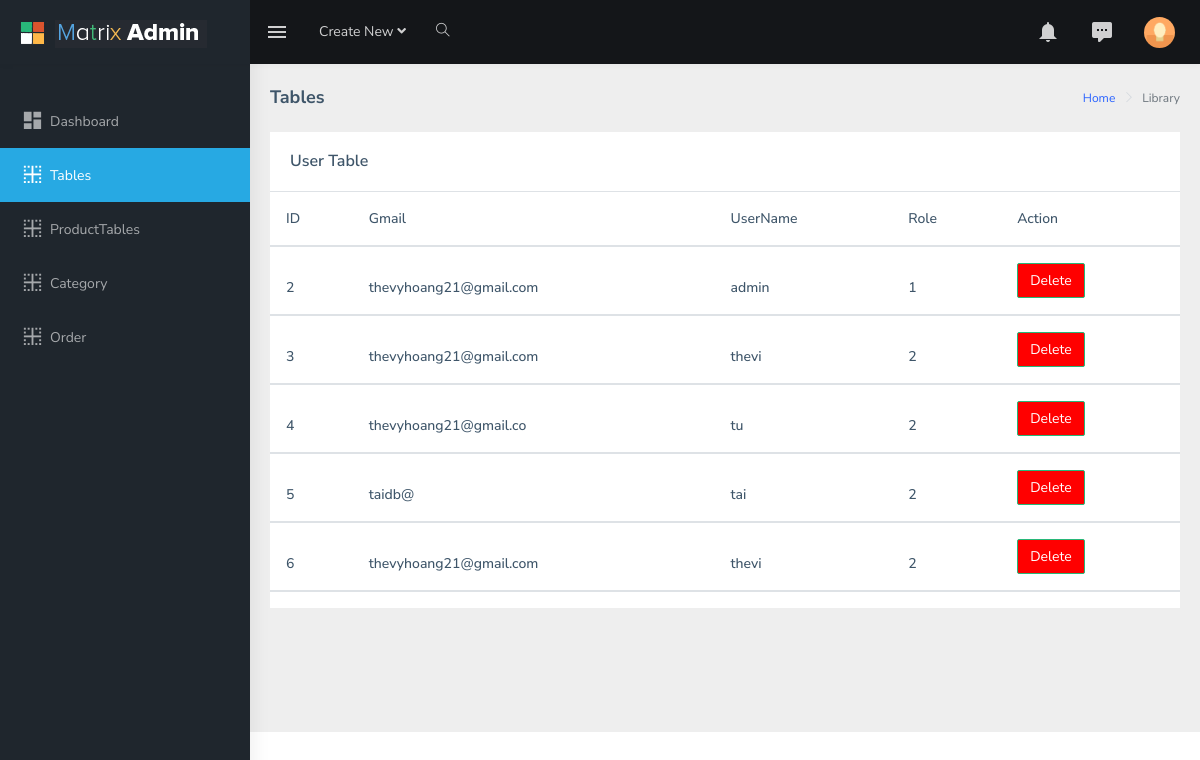
Page /Adminpage/view/tables.php on the committed database.
### tables this page shows
CREATE TABLE IF NOT EXISTS `users` (
  `user_id` int(30) NOT NULL AUTO_INCREMENT,
  `username` varchar(100) NOT NULL,
  `password` varchar(64) NOT NULL,
  `gmail` varchar(100) DEFAULT NULL,
  `vaitro` int(2) NOT NULL,
  PRIMARY KEY (`user_id`)
);

### Adminpage/Util/MySQLUtil.php (called while the page is built, shortened)
<?php
class MySQLUtil
{
    private $servername;
    private $password;
    private $username;
    private $myDB;
    public function __construct()
    {
        $this->servername = "localhost";
        $this->password = "";
        $this->username = "root";
        $this->myDB = "doanthaylam";
    }
    public function connected()
    {
        try {
            $this->conn = new PDO("mysql:host=$this->servername;port=3306;dbname=$this->myDB", $this->username, $this->password);
            $this->conn->setAttribute(PDO::ATTR_ERRMODE, PDO::ERRMODE_EXCEPTION);
            return $this->conn;
        } catch (PDOException $e) {
            echo "Connection failed: " . $e->getMessage();
        }
    }
    public function getAllData($query)
    {
        $dbCon = new MySQLUtil();
        $pdo = $dbCon->connected();
        $stmt = $pdo->prepare($query);
        $stmt->execute();
        return $stmt->fetchAll();
    }
}

### Adminpage/model/User.php (called while the page is built, shortened)
<?php
include_once '../util/MySQLUtil.php';
class User
{
    public function getAllUsers()
    {
        $mysql = new MySQLUtil();
        $query = "select * from users ";
        return $mysql->getAllData($query);
    }
}

### Adminpage/view/tables.php (the view, shortened to what this page needs)
<!DOCTYPE html>
<html dir="ltr" lang="en">
<head>
    <link rel="stylesheet" type="text/css" href="assets/extra-libs/multicheck/multicheck.css">
    <link href="assets/libs/datatables.net-bs4/css/dataTables.bootstrap4.css" rel="stylesheet">
    <link href="dist/css/style.min.css" rel="stylesheet">
</head>
<body>
    <div id="main-wrapper">
        <header class="topbar" data-navbarbg="skin5">
            <nav class="navbar top-navbar navbar-expand-md navbar-dark">
                <div class="navbar-header" data-logobg="skin5">
                    <a class="navbar-brand" href="index.html">
                        <b class="logo-icon p-l-10">
                            <img src="assets/images/logo-icon.png" alt="homepage" class="light-logo" />
                        </b>
                        <span class="logo-text">
                             <img src="assets/images/logo-text.png" alt="homepage" class="light-logo" />
                        </span>
                    </a>
                </div>
                <div class="navbar-collapse collapse" id="navbarSupportedContent" data-navbarbg="skin5">
                    <ul class="navbar-nav float-left mr-auto">
                        <li class="nav-item d-none d-md-block"><a class="nav-link sidebartoggler waves-effect waves-light" href="javascript:void(0)" data-sidebartype="mini-sidebar"><i class="mdi mdi-menu font-24"></i></a></li>
                        <li class="nav-item dropdown">
                            <a class="nav-link dropdown-toggle" href="#" id="navbarDropdown" role="button" data-toggle="dropdown" aria-haspopup="true" aria-expanded="false">
                             <span class="d-none d-md-block">Create New <i class="fa fa-angle-down"></i></span>
                            </a>
                        </li>
                        <li class="nav-item search-box"> <a class="nav-link waves-effect waves-dark" href="javascript:void(0)"><i class="ti-search"></i></a>
                        </li>
                    </ul>
                    <ul class="navbar-nav float-right">
                        <li class="nav-item dropdown">
                            <a class="nav-link dropdown-toggle waves-effect waves-dark" href="" data-toggle="dropdown" aria-haspopup="true" aria-expanded="false"> <i class="mdi mdi-bell font-24"></i>
                            </a>
                        </li>
                        <li class="nav-item dropdown">
                            <a class="nav-link dropdown-toggle waves-effect waves-dark" href="" id="2" data-toggle="dropdown" aria-haspopup="true" aria-expanded="false"> <i class="font-24 mdi mdi-comment-processing"></i>
                            </a>
                        </li>
                        <li class="nav-item dropdown">
                            <a class="nav-link dropdown-toggle text-muted waves-effect waves-dark pro-pic" href="" data-toggle="dropdown" aria-haspopup="true" aria-expanded="false"><img src="assets/images/users/1.jpg" alt="user" class="rounded-circle" width="31"></a>
                        </li>
                    </ul>
                </div>
            </nav>
        </header>
        <aside class="left-sidebar" data-sidebarbg="skin5">
            <div class="scroll-sidebar">
                <?php
                        include"slidebar.php"
                    ?>
            </div>
        </aside>
        <div class="page-wrapper">
            <div class="page-breadcrumb">
                <div class="row">
                    <div class="col-12 d-flex no-block align-items-center">
                        <h4 class="page-title">Tables</h4>
                        <div class="ml-auto text-right">
                            <nav aria-label="breadcrumb">
                                <ol class="breadcrumb">
                                    <li class="breadcrumb-item"><a href="#">Home</a></li>
                                    <li class="breadcrumb-item active" aria-current="page">Library</li>
                                </ol>
                            </nav>
                        </div>
                    </div>
                </div>
            </div>
            <div class="container-fluid">
                <div class="row">
                    <div class="col-12">
                        <div class="card">
                            <div class="card-body">
                                <h5 class="card-title m-b-0">User Table</h5>
                            </div>
                            <table class="table">
                                  <thead>
                                    <tr>
                                      <th scope="col">ID</th>
                                      <th scope="col">Gmail</th>
                                      <th scope="col">UserName</th>
                                      <th scope="col">Role</th>
                                      <th scope="col">Action</th>
                                      <?php
                                      include_once '../model/User.php';
                                      $user=new User("","","","","");
                                      $listuser=$user->getAllUsers();
                                      foreach($listuser as $item){
                                        echo '<tr>
                                          <th scope="col">'.$item["user_id"].'</th>
                                          <th scope="col">'.$item["gmail"].'</th>
                                          <th scope="col">'.$item["username"].'</th>
                                          <th scope="col">'.$item['vaitro'].'</th>
                                          </form>
                                      <form method="POST" action="../controller/user_controller.php">
                                      <input type="hidden" name="user_id" value="'.$item["user_id"].'">
                                      <th scope="col"><input class="btn btn-success btn_delete" style="background-color:red" name="btn_action" type="submit" value="Delete"></input>
                                      </th>';
                                      }
                                      ?>
                                    </tr>
                                  </thead>
                            </table>
                        </div>
            </div>
        </div>
    </div>
</body>
</html>

### rows in the picture
users: user_id "2", gmail "thevyhoang21@gmail.com", username "admin", vaitro "1"
users: user_id "3", gmail "thevyhoang21@gmail.com", username "thevi", vaitro "2"
users: user_id "4", gmail "thevyhoang21@gmail.co", username "tu", vaitro "2"
users: user_id "5", gmail "taidb@", username "tai", vaitro "2"
users: user_id "6", gmail "thevyhoang21@gmail.com", username "thevi", vaitro "2"
